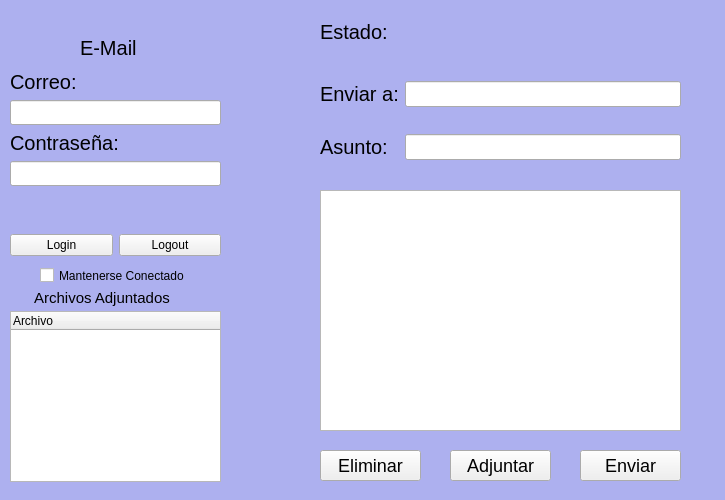
<?xml version="1.0" encoding="UTF-8"?>
<ui version="4.0">
 <class>MainWindow</class>
 <widget class="QMainWindow" name="MainWindow">
  <property name="geometry">
   <rect>
    <x>0</x>
    <y>0</y>
    <width>725</width>
    <height>500</height>
   </rect>
  </property>
  <property name="minimumSize">
   <size>
    <width>725</width>
    <height>500</height>
   </size>
  </property>
  <property name="maximumSize">
   <size>
    <width>725</width>
    <height>500</height>
   </size>
  </property>
  <property name="windowTitle">
   <string>Basic E-Mail V0.4</string>
  </property>
  <property name="styleSheet">
   <string notr="true">QMainWindow{
background-color:rgb(173, 176, 239);
}</string>
  </property>
  <widget class="QWidget" name="centralwidget">
   <property name="styleSheet">
    <string notr="true">QLabel{
font-size: 20px;
}
QLabel#User{
font-size: 15px;
}
QLabel#Warnings{
font-size: 12px;
}
QLineEdit{
height:20px;
font-size: 18px;
}</string>
   </property>
   <widget class="QPushButton" name="Enviador">
    <property name="geometry">
     <rect>
      <x>580</x>
      <y>450</y>
      <width>101</width>
      <height>31</height>
     </rect>
    </property>
    <property name="styleSheet">
     <string notr="true">QPushButton{
font-size:18px;
}</string>
    </property>
    <property name="text">
     <string>Enviar</string>
    </property>
   </widget>
   <widget class="QWidget" name="layoutWidget">
    <property name="geometry">
     <rect>
      <x>320</x>
      <y>60</y>
      <width>361</width>
      <height>121</height>
     </rect>
    </property>
    <layout class="QGridLayout" name="gridLayout">
     <item row="0" column="0">
      <widget class="QLabel" name="To">
       <property name="text">
        <string>Enviar a:</string>
       </property>
      </widget>
     </item>
     <item row="1" column="0">
      <widget class="QLabel" name="Subject">
       <property name="text">
        <string>Asunto:</string>
       </property>
      </widget>
     </item>
     <item row="1" column="1">
      <widget class="QLineEdit" name="SubjectLine"/>
     </item>
     <item row="0" column="1">
      <widget class="QLineEdit" name="Destino">
       <property name="text">
        <string/>
       </property>
      </widget>
     </item>
    </layout>
   </widget>
   <widget class="QWidget" name="layoutWidget">
    <property name="geometry">
     <rect>
      <x>320</x>
      <y>20</y>
      <width>351</width>
      <height>31</height>
     </rect>
    </property>
    <layout class="QFormLayout" name="formLayout">
     <item row="0" column="0">
      <widget class="QLabel" name="label">
       <property name="text">
        <string>Estado:</string>
       </property>
      </widget>
     </item>
     <item row="0" column="1">
      <widget class="QLabel" name="Estado">
       <property name="text">
        <string/>
       </property>
      </widget>
     </item>
    </layout>
   </widget>
   <widget class="QLabel" name="Titulos">
    <property name="geometry">
     <rect>
      <x>80</x>
      <y>40</y>
      <width>81</width>
      <height>16</height>
     </rect>
    </property>
    <property name="text">
     <string>E-Mail</string>
    </property>
   </widget>
   <widget class="QLabel" name="Warnings">
    <property name="geometry">
     <rect>
      <x>10</x>
      <y>190</y>
      <width>201</width>
      <height>31</height>
     </rect>
    </property>
    <property name="text">
     <string/>
    </property>
   </widget>
   <widget class="QTextEdit" name="MensajeCuerpo2">
    <property name="geometry">
     <rect>
      <x>320</x>
      <y>190</y>
      <width>361</width>
      <height>241</height>
     </rect>
    </property>
   </widget>
   <widget class="QPushButton" name="Adjunt">
    <property name="geometry">
     <rect>
      <x>450</x>
      <y>450</y>
      <width>101</width>
      <height>31</height>
     </rect>
    </property>
    <property name="styleSheet">
     <string notr="true">QPushButton{
font-size:18px;
}</string>
    </property>
    <property name="text">
     <string>Adjuntar</string>
    </property>
   </widget>
   <widget class="QWidget" name="layoutWidget">
    <property name="geometry">
     <rect>
      <x>10</x>
      <y>70</y>
      <width>211</width>
      <height>116</height>
     </rect>
    </property>
    <layout class="QFormLayout" name="formLayout_2">
     <item row="0" column="0">
      <widget class="QLabel" name="Etiqueta_Correo">
       <property name="text">
        <string>Correo:</string>
       </property>
      </widget>
     </item>
     <item row="2" column="0">
      <widget class="QLabel" name="Etiqueta_Contra">
       <property name="text">
        <string>Contraseña:</string>
       </property>
      </widget>
     </item>
     <item row="3" column="0" colspan="2">
      <widget class="QLineEdit" name="Password"/>
     </item>
     <item row="1" column="0" colspan="2">
      <widget class="QLineEdit" name="User">
       <property name="text">
        <string/>
       </property>
      </widget>
     </item>
    </layout>
   </widget>
   <widget class="QWidget" name="layoutWidget">
    <property name="geometry">
     <rect>
      <x>10</x>
      <y>220</y>
      <width>211</width>
      <height>51</height>
     </rect>
    </property>
    <layout class="QGridLayout" name="gridLayout_2">
     <item row="0" column="0">
      <widget class="QPushButton" name="Login">
       <property name="text">
        <string>Login</string>
       </property>
      </widget>
     </item>
     <item row="0" column="1">
      <widget class="QPushButton" name="Logout">
       <property name="text">
        <string>Logout</string>
       </property>
      </widget>
     </item>
    </layout>
   </widget>
   <widget class="QTreeWidget" name="ListAd">
    <property name="geometry">
     <rect>
      <x>10</x>
      <y>311</y>
      <width>211</width>
      <height>171</height>
     </rect>
    </property>
    <column>
     <property name="text">
      <string>Archivo</string>
     </property>
    </column>
   </widget>
   <widget class="QLabel" name="Ad_label">
    <property name="geometry">
     <rect>
      <x>10</x>
      <y>290</y>
      <width>201</width>
      <height>16</height>
     </rect>
    </property>
    <property name="styleSheet">
     <string notr="true">QLabel#Ad_label{
font-size: 15px;
}</string>
    </property>
    <property name="text">
     <string>      Archivos Adjuntados</string>
    </property>
   </widget>
   <widget class="QPushButton" name="Delete">
    <property name="geometry">
     <rect>
      <x>320</x>
      <y>450</y>
      <width>101</width>
      <height>31</height>
     </rect>
    </property>
    <property name="styleSheet">
     <string notr="true">QPushButton{
font-size:18px;
}</string>
    </property>
    <property name="text">
     <string>Eliminar</string>
    </property>
   </widget>
   <widget class="QCheckBox" name="Mantener">
    <property name="geometry">
     <rect>
      <x>40</x>
      <y>260</y>
      <width>151</width>
      <height>31</height>
     </rect>
    </property>
    <property name="text">
     <string>Mantenerse Conectado</string>
    </property>
   </widget>
  </widget>
 </widget>
 <resources/>
 <connections/>
</ui>
